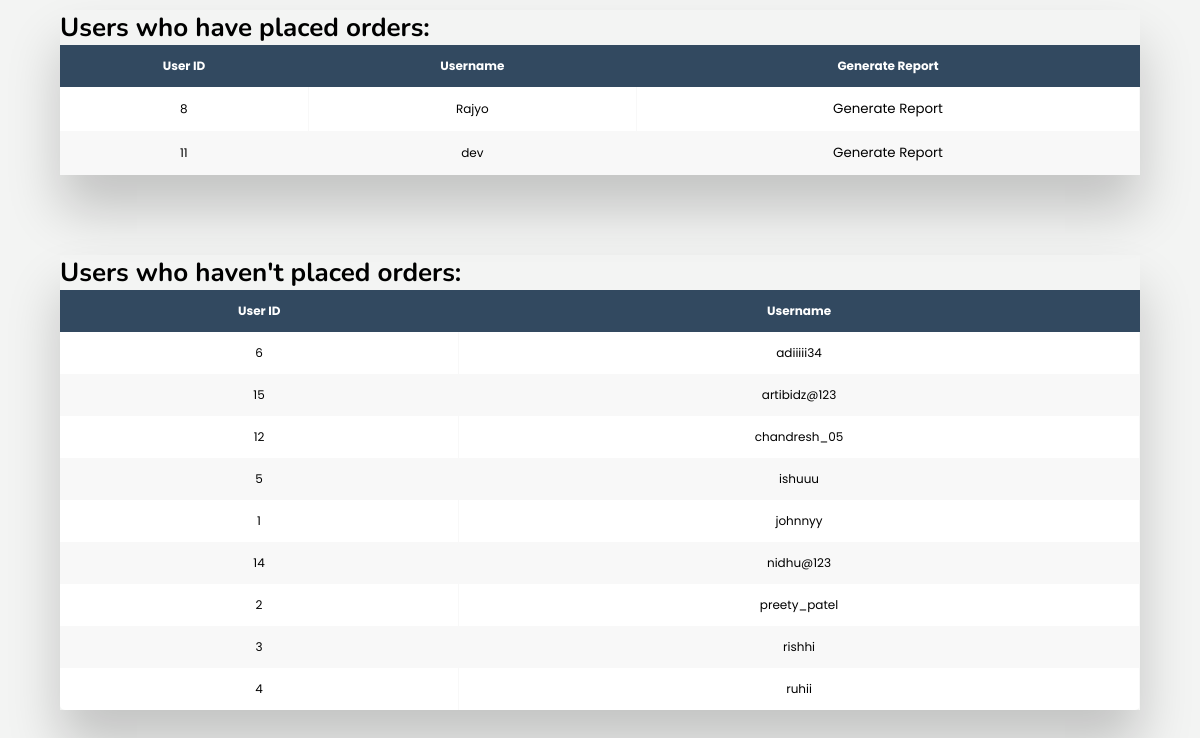
/Admin/gen_reports.php, run on the app's committed database.
### tables this page shows
CREATE TABLE `user` (
  `user_id` int(11) NOT NULL,
  `fname` varchar(30) NOT NULL,
  `lname` varchar(30) NOT NULL,
  `gender` varchar(6) NOT NULL,
  `profile_pic` varchar(250) DEFAULT NULL,
  `username` varchar(30) NOT NULL,
  `email_address` varchar(50) NOT NULL,
  `contact_no` bigint(11) NOT NULL,
  `password` varchar(15) NOT NULL,
  `security_question` varchar(70) NOT NULL,
  `security_answer` varchar(70) NOT NULL,
  `date_of_birth` date NOT NULL,
  `address` varchar(150) NOT NULL,
  `city_id` int(11) NOT NULL,
  `pincode` int(11) NOT NULL,
  `user_type` varchar(20) NOT NULL
);

### Admin/gen_reports.php (the view, shortened to what this page needs)
<!DOCTYPE html>
<?php
$servername = "localhost";
$username = "root";
$password = "";
$dbname = "artibidz";
$conn = new mysqli($servername, $username, $password, $dbname);
?>
<html lang="en">
<head>
    <link rel="stylesheet" href="https://cdnjs.cloudflare.com/ajax/libs/font-awesome/6.5.1/css/all.min.css" />
    <link rel="stylesheet" href="styletable.css">
</head>
<body>
<div class="main-content">
    <div class="body-wrapper">
    <div class="table-wrapper">
        <table class="fl-table">
            <h2><?php echo "Users who have placed orders:";?></h2>
            <thead>
                <tr>
                    <th>User ID</th>
                    <th>Username</th>
                    <th>Generate Report</th>
                </tr>
            </thead>
            <tbody>
            <?php
            $sql_ordered_users = "SELECT DISTINCT u.user_id, u.username FROM user u LEFT JOIN orders o ON u.user_id = o.user_id WHERE o.user_id IS NOT NULL";
            $result_ordered_users = $conn->query($sql_ordered_users);
            if ($result_ordered_users->num_rows > 0) {
                while ($row_ordered_user = $result_ordered_users->fetch_assoc()) {
            ?>
                <tr>
                    <td><?php echo $row_ordered_user['user_id'];?></td>
                    <td><?php echo $row_ordered_user['username']; ?></td>
                    <td><?php echo "<button onclick='generateReport(" . $row_ordered_user['user_id'] . ")'>Generate Report</button>"; ?></td>
                </tr>
            <?php
                }
            } else {
                echo "<tr><td colspan='3'>No users have placed orders.</td></tr>";
            }
            ?>
            </tbody>
        </table>
    </div>
    <div class="table-wrapper">
        <table class="fl-table">
            <h2><?php echo "Users who haven't placed orders:";?></h2>
            <thead>
                <tr>
                    <th>User ID</th>
                    <th>Username</th>
                </tr>
            </thead>
            <tbody>
            <?php
            $sql_unordered_users = "SELECT user_id, username FROM user WHERE user_id NOT IN (SELECT user_id FROM orders)";
            $result_unordered_users = $conn->query($sql_unordered_users);
            if ($result_unordered_users->num_rows > 0) {
                while ($row_unordered_user = $result_unordered_users->fetch_assoc()) {
            ?>
                <tr>
                    <td><?php echo $row_unordered_user['user_id']; ?></td>
                    <td><?php echo $row_unordered_user['username']; ?></td>
                </tr>
            <?php
                }
            } else {
                echo "<tr><td colspan='2'>All users have placed orders.</td></tr>";
            }
            ?>
            </tbody>
        </table>
    </div>
    </div>
</div>
</body>
</html>

### Admin/styletable.css (style rules this page uses)
* { margin: 0; padding: 0; border: none; outline: none; box-sizing: border-box; font-family: "Poppins", sans-serif; }
body { display: flex; }
.main-content { position: relative; background: #f3f4f3; width: 100%; }
h2 { font-family: 'Nunito', sans-serif; font-size: 26px; }
.body-wrapper { display: flex; align-items: center; justify-content: center; }
.table-wrapper { margin: 10px 70px 70px; box-shadow: 0px 35px 50px rgba( 0, 0, 0, 0.2 ); width: 90%; }
.fl-table { border-radius: 5px; font-size: 12px; font-weight: normal; border: none; border-collapse: collapse; width: 100%; max-width: 100%; white-space: nowrap; background-color: white; }
.fl-table td, .fl-table th { text-align: center; padding: 12px; }
.fl-table td { border-right: 1px solid #f8f8f8; font-size: 12px; }
.fl-table thead th { color: #ffffff; background: #324960; }
.fl-table thead th:nth-child(odd) { color: #ffffff; background: #324960; }
.fl-table tr:nth-child(even) { background: #F8F8F8; }

### Admin/gen_reports.php (style rules this page uses)
.body-wrapper { flex-direction:column; }
button { background:none; }

### data on the page
user: user_id "8", username "Rajyo"
user: user_id "11", username "dev"
user: user_id "6", username "adiiiii34"
user: user_id "15", username "artibidz@123"
user: user_id "12", username "chandresh_05"
user: user_id "5", username "ishuuu"
user: user_id "1", username "johnnyy"
user: user_id "14", username "nidhu@123"
user: user_id "2", username "preety_patel"
user: user_id "3", username "rishhi"
user: user_id "4", username "ruhii"
